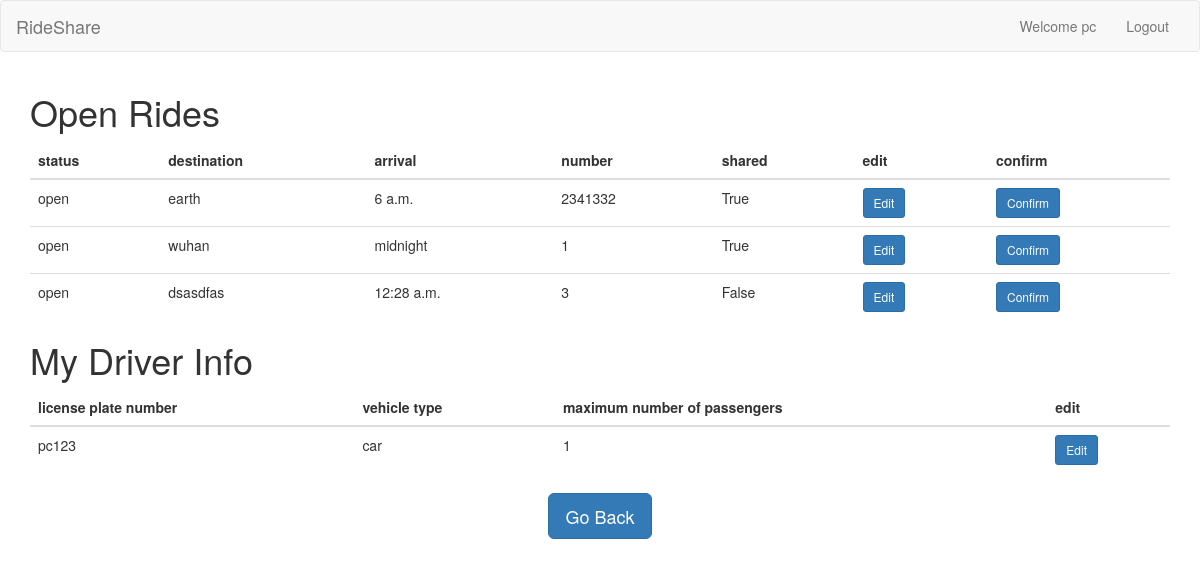
Screenshot of /opens/ (signed in) with the database file from the repository.
### rides/models.py (models this page shows)
class Ride(models.Model):
    ride_id = models.AutoField(primary_key=True,unique=True)
    status = models.CharField(max_length=100, default="open")
    destination = models.CharField(max_length=100)
    arrival = models.TimeField()
    number = models.IntegerField(default=0)
    shared = models.BooleanField(default=False)
    user = models.IntegerField()
    driver = models.IntegerField(default=0)
    sharer = models.IntegerField(default=0)
    email = models.CharField(max_length=100, default="xxx@163.com")

class Driver(models.Model):
    user = models.OneToOneField(User, primary_key=True, on_delete=models.CASCADE)
    plate = models.CharField(max_length=10)
    type = models.CharField(max_length=10)
    passengers = models.IntegerField(default=0)

### rides/views.py (the view)
# urls.py: path('opens/', opens, name='opens'),
def opens(request):
    if not request.user.is_authenticated:
        return redirect('/accounts/login')
    entry = Driver.objects.filter(user=request.user.id)
    if not entry.exists():
        print("It's a rider")
        return redirect("rides")
    obj = Ride.objects.filter(status="open")
    drivers = Driver.objects.filter(user=request.user.id)
    context = {
        'objects' : obj,
        'drivers' : drivers
    }
    return render(request, "opens.html", context)

### templates/opens.html
{% extends 'base.html' %}
{% block content %}
<h1>Open Rides</h1>
<table class="table">
  <thead>
    <tr>
      <th scope="col">status</th>
      <th scope="col">destination</th>
      <th scope="col">arrival</th>
      <th scope="col">number</th>
      <th scope="col">shared</th>
      <th scope="col">edit</th>
      <th scope="col">confirm</th>
    </tr>
  </thead>
  <tbody>
  {% for object in objects %}
    <tr>
      <td>{{object.status}}</td>
      <td>{{object.destination}}</td>
      <td>{{object.arrival}}</td>
      <td>{{object.number}}</td>
      <td>{{object.shared}}</td>
      {% if object.status != "complete" %}
      <td><a href="/edit/{{object.ride_id}}" class="btn btn-sm btn-primary">Edit</a></td>
      {% endif %}
      {% if object.status == "open" %}
      <td><a href="/confirm/{{object.ride_id}}" class="btn btn-sm btn-primary">Confirm</a></td>
      {% endif %}
    </tr>
  {% endfor %}
  </tbody>
</table>
<h1>My Driver Info</h1>
<table class="table">
<thead>
  <tr>
      <th scope="col">license plate number</th>
      <th scope="col">vehicle type</th>
      <th scope="col">maximum number of passengers</th>
      <th scope="col">edit</th>
    </tr>
  </thead>
{% for driver in drivers %}
    <tr>
      <td>{{driver.plate}}</td>
      <td>{{driver.type}}</td>
      <td>{{driver.passengers}}</td>
      <td><a href="/update/{{driver.user.id}}" class="btn btn-sm btn-primary">Edit</a></td>
    </tr>
  {% endfor %}
  </table>
<div style="z-index: 1; position: relative; text-align: center;">
  <a href="/orders/" class="btn btn-lg btn-primary">Go Back</a>
</div>
{% endblock %}

### templates/base.html (shortened to what this page needs)
<!DOCTYPE html>
<html lang="en">
<head>
    <link rel="stylesheet" type="text/css" href="https://stackpath.bootstrapcdn.com/bootstrap/3.4.1/css/bootstrap.min.css">
</head>
<body>
<nav class = "navbar navbar-default">
    <div class = "container-fluid">
        <div class = "navbar-header">
            <a class = "navbar-brand" href = "/">RideShare</a>
        </div>
        <div class = "collapse navbar-collapse">
            <ul class = "nav navbar-nav navbar-right">
                {% if request.user.is_authenticated %}
                <li><a href = "#">Welcome {{request.user}}</a></li>
                {% endif %}
                {% if request.user.is_authenticated %}
                <li><a href = "/accounts/logout/">Logout</a></li>
                {% endif %}
            </ul>
        </div>
    </div>
</nav>
<div class = "container">
    {% block content %}
    {% endblock %}
</div>
</body>
</html>

### rows the page displays
Ride: status "open", destination "earth", arrival "6 a.m.", number "2341332", shared "True"
Ride: status "open", destination "wuhan", arrival "midnight", number "1", shared "True"
Ride: status "open", destination "dsasdfas", arrival "12:28 a.m.", number "3", shared "False"
Driver: plate "pc123", type "car", passengers "1"

### other values shown
{{ request.user }} "pc"
